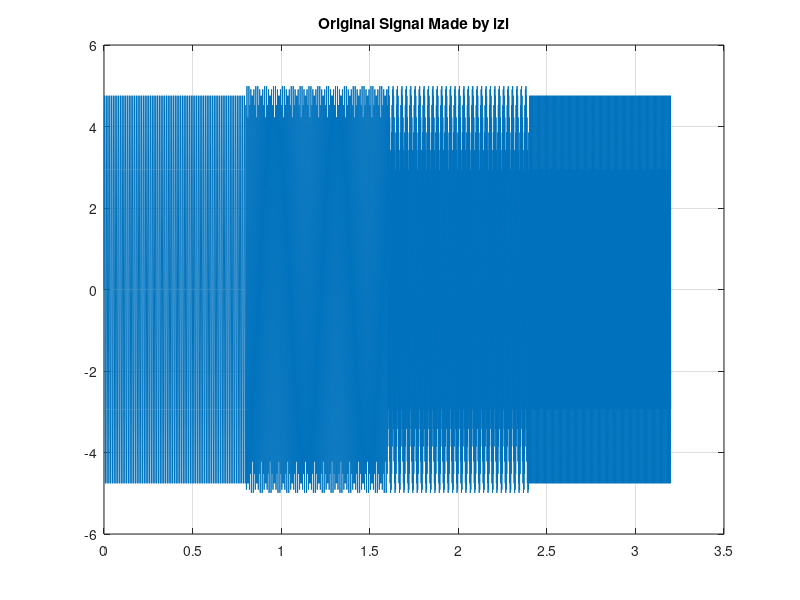

This figure's MATLAB source: (Note: this script raises an error after producing the figure.)
clc;
clear;
close all;
% 狄拉克函数的变换
%{
N = 10000;
Tau0 = 1;
for i=1:100
    Tau = Tau0/i;
    TimeRange = linspace(-10*Tau,10*Tau,N);
    FreqRange = linspace(-200*pi/i,200*pi/i,N);
    Half_Tau = Tau/2;
    RECT = 1/Tau*double(abs(TimeRange) < Half_Tau);
    SINC = sinc(FreqRange*Tau*pi);
    
    subplot(211);
    plot(TimeRange,RECT,'LineWidth',1.5);
    grid on;
    xlim([-1 1]);
    ylim([-0.5 120]);
    xlabel('Timer');
    ylabel('Amplitude');
    title('Made by lzl');
    
    subplot(212);
    plot(FreqRange,SINC,'Linewidth',1.5);
    grid on;
    xlim([-200*pi/i 200*pi/i]);
    ylim([-0.5 1.5]);
    xlabel('Frequency');
    ylabel('Amplitude');
    title('Made by lzl');
    drawnow;
end
%}

Fs = 1000;
T = 1/Fs;
L = 800;
t = (0:L-1)*T;

s1 = 5*sin(2*pi*100*t);
s2 = 5*sin(2*pi*180*t);
s3 = 5*sin(2*pi*320*t);
s4 = 5*sin(2*pi*400*t);

signal = [s1 s2 s3 s4];
tp = (0:4*L-1)*T;
figure('color','w');
plot(tp,signal);
title('Original Signal Made by lzl');
grid on;


[S F T P] = spectrogram(signal,128,120,1024,1000);
surf(T,F,abs(S));
shading flat;
view(-67,70);
xlim([0 max(tp)]);
xl = xlabel('  Time');
yl = ylabel('Frequency');
zlabel('Amplitude');
set(xl,'Rotation',70);
set(yl,'Rotation',-10);
title('Made by lzl');
